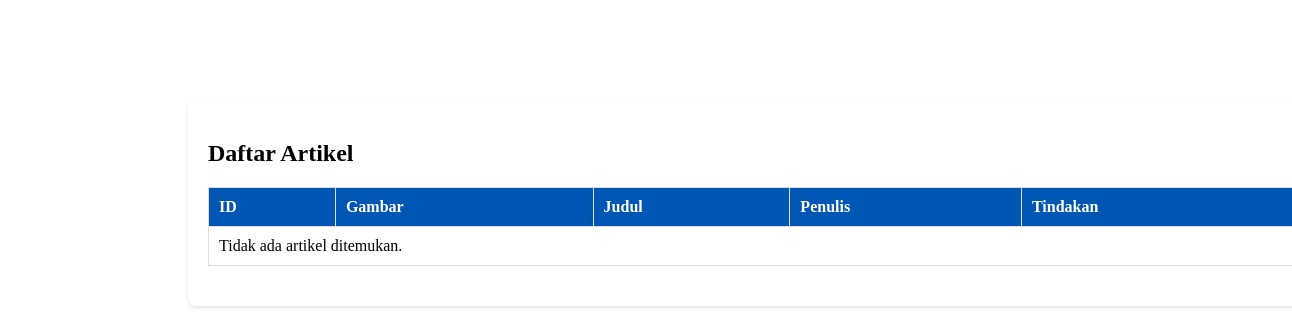
The app's page /admin/edit-post.php, older data.
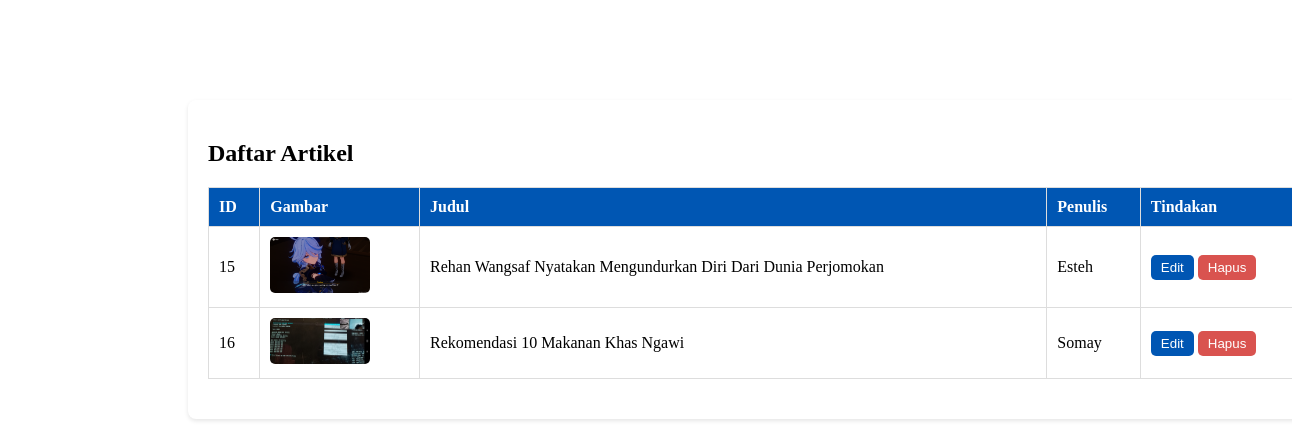
The same page, newer data.
### tables this page shows
CREATE TABLE `post` (
  `id_post` int NOT NULL,
  `tgl_post` datetime NOT NULL DEFAULT CURRENT_TIMESTAMP,
  `judul` varchar(255) NOT NULL,
  `artikel` text NOT NULL,
  `gambar` varchar(255) NOT NULL,
  `penulis` varchar(100) NOT NULL,
  `views` int UNSIGNED NOT NULL DEFAULT '0'
);

### admin/edit-post.php (the view, shortened to what this page needs)
<?php
include "../include/config.php";
$result = $koneksi->query("SELECT * FROM post");
?>
<!DOCTYPE html>
<html lang="en">
<head>
</head>
<body>
<div class="container">
    <h2>Daftar Artikel</h2>
    <table>
        <thead>
        <tr>
            <th>ID</th>
            <th>Gambar</th>
            <th>Judul</th>
            <th>Penulis</th>
            <th>Tindakan</th>
        </tr>
        </thead>
        <tbody>
        <?php
        if ($result->num_rows > 0) {
            while ($row = $result->fetch_assoc()) {
                echo "<tr>";
                echo "<td>" . htmlspecialchars($row['id_post']) . "</td>";
                echo "<td>";
                echo !empty($row['gambar']) ? "<img src='" . htmlspecialchars($row['gambar']) . "' alt='Gambar'>" : "<em>Tidak ada gambar</em>";
                echo "</td>";
                echo "<td>" . htmlspecialchars($row['judul']) . "</td>";
                echo "<td>" . htmlspecialchars($row['penulis']) . "</td>";
                echo "<td>
                    <button class='btn' onclick='openModal(" . json_encode($row) . ")'>Edit</button>
                    <form method='POST' style='display:inline;'>
                        <input type='hidden' name='delete_id' value='" . htmlspecialchars($row['id_post']) . "'>
                        <button type='submit' class='btn btn-danger'>Hapus</button>
                    </form>
                </td>";
                echo "</tr>";
            }
        } else {
            echo "<tr><td colspan='5'>Tidak ada artikel ditemukan.</td></tr>";
        }
        ?>
        </tbody>
    </table>
</div>
</body>
</html>

### admin/edit-post.php (style rules this page uses)
.container { max-width: 1100px; position: relative; top: 5em; left: 7em; margin: 20px auto; background: white; padding: 20px; border-radius: 8px; box-shadow: 0 2px 4px rgba(0, 0, 0, 0.1); }
h2 { margin-bottom: 20px; }
table { width: 100%; border-collapse: collapse; margin-bottom: 20px; }
table th, table td { padding: 10px; text-align: left; border: 1px solid #ddd; }
table th { background: #0056b3; color: white; }
img { max-width: 100px; border-radius: 5px; }
.btn { padding: 5px 10px; border: none; color: white; background: #0056b3; border-radius: 5px; cursor: pointer; }
.btn-danger { background: #d9534f; }

Row changes from the older to the newer data that the page shows:
added post: id_post "15", gambar (picture), judul "Rehan Wangsaf Nyatakan Mengundurkan Diri Dari Dunia Perjomokan", penulis "Esteh"
added post: id_post "16", gambar (picture), judul "Rekomendasi 10 Makanan Khas Ngawi", penulis "Somay"
Text that changed along with them:
text no longer shown: "Tidak ada artikel ditemukan."
